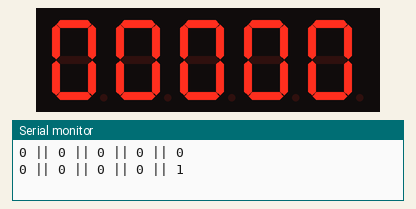
A sketch run on a simulated Arduino Uno, built with avr-gcc and run on an emulated ATmega328P. Parts: 5-digit seven-segment display, the last lines printed to the serial monitor. Wiring (inferred from the names in the program): 5-digit 7-segment display, segments lit when HIGH: segments pin 2, pin 3, pin 4, pin 5, pin 6, pin 7, pin 8, pin 9; digit selects A1, A0, pin 12, pin 11, pin 10. The segment pins are drawn as the display they are named for.

Above: at 0.11 s.
At 4.75 s:
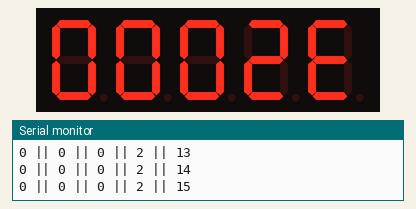
At 9.47 s:
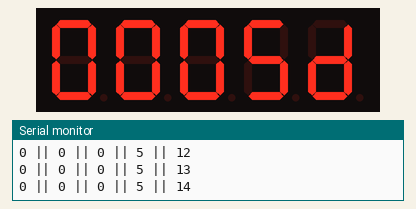
At 18.82 s:
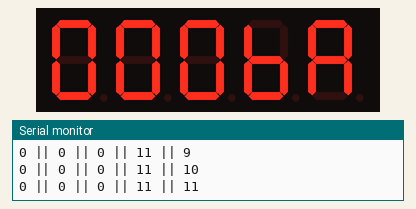
At 28.97 s:
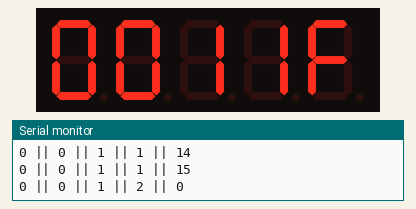
At 39.94 s:
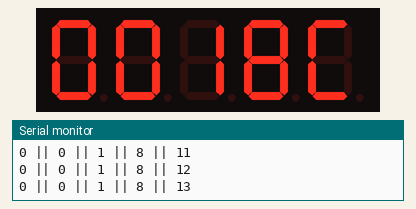

The sketch:

multiplex_5_dec7.ino
```cpp
#include <TimerOne.h>

#define DISP_UNIDADE 10
#define DISP_DEZENA 11
#define DISP_CENTENA 12
#define DISP_MILHAR A0
#define DISP_DEZMILHAR A1

int num = 0;
int valor_unidade = 0, valor_dezena = 0, valor_centena = 0, valor_milhar = 0, valor_dezenaMilhar = 0;
int alterna = 1;
int disposicao_pinos[8] = { 2, 3, 4, 5, 6, 7, 8, 9 };

int digitos[16][8] = {
  { 1, 1, 1, 1, 1, 1, 0, 0 },  // 0
  { 0, 1, 1, 0, 0, 0, 0, 0 },  // 1
  { 1, 1, 0, 1, 1, 0, 1, 0 },  // 2
  { 1, 1, 1, 1, 0, 0, 1, 0 },  // 3
  { 0, 1, 1, 0, 0, 1, 1, 0 },  // 4
  { 1, 0, 1, 1, 0, 1, 1, 0 },  // 5
  { 1, 0, 1, 1, 1, 1, 1, 0 },  // 6
  { 1, 1, 1, 0, 0, 0, 0, 0 },  // 7
  { 1, 1, 1, 1, 1, 1, 1, 0 },  // 8
  { 1, 1, 1, 0, 0, 1, 1, 0 },  // 9
  { 1, 1, 1, 0, 1, 1, 1, 0 },  // A
  { 0, 0, 1, 1, 1, 1, 1, 0 },  // B
  { 1, 0, 0, 1, 1, 1, 0, 0 },  // C
  { 0, 1, 1, 1, 1, 0, 1, 0 },  // D
  { 1, 0, 0, 1, 1, 1, 1, 0 },  // E
  { 1, 0, 0, 0, 1, 1, 1, 0 }   // F
};

void imprimeNumero(int n) {
  for (int i = 0; i < 8; i++) {
    digitalWrite(disposicao_pinos[i], digitos[n][i]);
  }
}

void trocarDisplay() {
  digitalWrite(DISP_UNIDADE, HIGH);
  digitalWrite(DISP_DEZENA, HIGH);
  digitalWrite(DISP_CENTENA, HIGH);
  digitalWrite(DISP_MILHAR, HIGH);
  digitalWrite(DISP_DEZMILHAR, HIGH);

  switch (alterna) {
    case 1:
      digitalWrite(DISP_UNIDADE, LOW);
      imprimeNumero(valor_unidade);
      break;

    case 2:
      digitalWrite(DISP_DEZENA, LOW);
      imprimeNumero(valor_dezena);
      break;

    case 3:
      digitalWrite(DISP_CENTENA, LOW);
      imprimeNumero(valor_centena);

      break;

    case 4:
      digitalWrite(DISP_MILHAR, LOW);
      imprimeNumero(valor_milhar);

      break;

    case 5:
      digitalWrite(DISP_DEZMILHAR, LOW);
      imprimeNumero(valor_dezenaMilhar);

      break;
  }

  alterna++;
  if (alterna > 5) {
    alterna = 1;
  }
}

void setup() {
  pinMode(DISP_UNIDADE, OUTPUT);
  pinMode(DISP_DEZENA, OUTPUT);
  pinMode(DISP_CENTENA, OUTPUT);
  pinMode(DISP_MILHAR, OUTPUT);
  pinMode(DISP_DEZMILHAR, OUTPUT);

  for (int i = 0; i < 8; i++) {
    pinMode(disposicao_pinos[i], OUTPUT);
  }

  Timer1.initialize(4000);
  Timer1.attachInterrupt(trocarDisplay);

  Serial.begin(9600);
}

void loop() {
  valor_unidade = num % 16;
  valor_dezena = (num / 16) % 16;
  valor_centena = (num / 256) % 16;
  valor_milhar = (num / 4096) % 16;
  valor_dezenaMilhar = (num / 65536) % 16;

  Serial.print(valor_dezenaMilhar);
  Serial.print(" || ");
  Serial.print(valor_milhar);
  Serial.print(" || ");
  Serial.print(valor_centena);
  Serial.print(" || ");
  Serial.print(valor_dezena);
  Serial.print(" || ");
  Serial.print(valor_unidade);
  Serial.println("");

  num++;

  if (num > 1048575) {
    num = 0;
  }

  delay(100);
}
```
